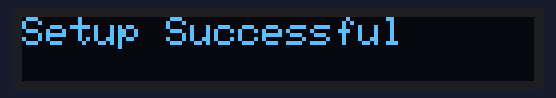
A sketch run on a simulated Arduino Uno, built with avr-gcc and run on an emulated ATmega328P. On the bench: 128×16 one-colour display. No radio packets arrive unless stated; what the sketch prints to the serial monitor is not drawn.

Above: at 0.2 s.
At 2.4 s:
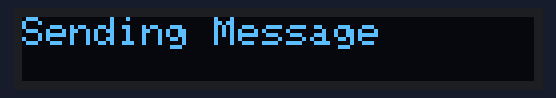
At 8.8 s:
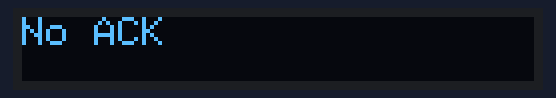

The sketch:

LoRa_Tx.ino
```cpp
// LoRa_9x_TX
// Example of manually implementing "reliable sends" and ACK reception
// without using RHReliableDatagram.

#include <SPI.h>
#include <RH_RF95.h>
#include <Wire.h>
#include <Adafruit_GFX.h>
#include <Adafruit_SSD1306.h>

// ---------------------------------
// OLED Display Settings
// ---------------------------------
#define SCREEN_WIDTH 128
#define SCREEN_HEIGHT 16
#define OLED_RESET    -1 // Reset pin # (or -1 if sharing Arduino reset pin)
Adafruit_SSD1306 display(SCREEN_WIDTH, SCREEN_HEIGHT, &Wire, OLED_RESET);

// ---------------------------------
// Radio Settings
// ---------------------------------
#define RFM95_CS  10
#define RFM95_RST 9
#define RFM95_INT 2

// Change frequency to match your hardware/environment
#define RF95_FREQ 422.0

// Addresses: we'll treat this as the "Client" at address 2
#define MY_ADDRESS     2
// We'll assume the "Server" we want to talk to is at address 1
#define SERVER_ADDRESS 1
// Broadcast address (optional). Packets with toID = BROADCAST_ADDRESS are accepted by all.
#define BROADCAST_ADDRESS 0xFF

// Create an instance of the driver (no ReliableDatagram)
RH_RF95 rf95(RFM95_CS, RFM95_INT);

// ---------------------------------
// Packet Structure
// ---------------------------------
#define MAX_PAYLOAD_LEN 32

struct Packet {
  uint8_t toID;
  uint8_t fromID;
  uint8_t payloadLen;
  char    payload[MAX_PAYLOAD_LEN];
  uint8_t checksum;
};

// ---------------------------------
// Helper: compute a simple XOR-based checksum
// ---------------------------------
uint8_t computeChecksum(const Packet& pkt) {
  // We XOR everything except the 'checksum' field itself
  uint8_t sum = 0;
  sum ^= pkt.toID;
  sum ^= pkt.fromID;
  sum ^= pkt.payloadLen;
  for (uint8_t i = 0; i < pkt.payloadLen; i++) {
    sum ^= pkt.payload[i];
  }
  return sum;
}

// ---------------------------------
// Helper: create a Packet struct
// ---------------------------------
Packet createPacket(uint8_t toID, uint8_t fromID, const char* msg) {
  Packet pkt;
  pkt.toID      = toID;
  pkt.fromID    = fromID;

  // Truncate if msg is too long for our buffer
  uint8_t length = strlen(msg);
  if (length > (MAX_PAYLOAD_LEN - 1)) {
    length = MAX_PAYLOAD_LEN - 1;
  }

  pkt.payloadLen = length;
  memset(pkt.payload, 0, MAX_PAYLOAD_LEN);
  strncpy(pkt.payload, msg, length);

  // Compute the checksum
  pkt.checksum = computeChecksum(pkt);

  return pkt;
}

// ---------------------------------
// Helper: validate a received packet
// Returns true if addresses match (toID == MY_ADDRESS or broadcast) and checksum is OK
// ---------------------------------
bool validatePacket(const Packet& pkt) {
  // Check if it's addressed to us or broadcast
  if (pkt.toID != MY_ADDRESS && pkt.toID != BROADCAST_ADDRESS) {
    return false;
  }

  // Check the checksum
  uint8_t expected = computeChecksum(pkt);
  if (pkt.checksum != expected) {
    return false;
  }

  return true;
}

// ---------------------------------
// Helper function to show text on OLED
// ---------------------------------
void updateDisplay(const char* message) {
  display.clearDisplay();
  display.setCursor(0, 0);
  display.print(message);
  display.display();
  delay(200);
}

// ---------------------------------
// Send with (manual) ack
// Attempts multiple times to send `message` and waits for an "ACK" reply
// Returns `true` if an "ACK" was received.
// ---------------------------------
bool sendWithAck(const Packet& packetToSend, uint8_t retries = 3, unsigned long ackTimeout = 2000)
{
  uint8_t *rawPtr = (uint8_t*)&packetToSend;
  uint8_t  rawSize = sizeof(packetToSend);

  for (uint8_t attempt = 0; attempt < retries; attempt++)
  {
    Serial.print("TX > Attempt #");
    Serial.println(attempt+1);

    // Send
    rf95.send(rawPtr, rawSize);
    rf95.waitPacketSent();

    // Put receiver in RX mode to listen for ACK
    rf95.setModeRx();

    unsigned long startTime = millis();
    while (millis() - startTime < ackTimeout)
    {
      if (rf95.available())
      {
        Packet ackPacket;
        uint8_t len = sizeof(ackPacket);
        uint8_t buf[sizeof(ackPacket)];

        if (rf95.recv(buf, &len))
        {
          // Copy buffer into ackPacket struct
          if (len == sizeof(Packet)) {
            memcpy(&ackPacket, buf, len);

            // Validate that the packet is addressed to us and has correct checksum
            if (validatePacket(ackPacket)) {
              // Check if the payload is "ACK"
              if (strncmp(ackPacket.payload, "ACK", 3) == 0) {
                Serial.println("TX > Received valid ACK!");
                return true;
              }
            }
          }
        }
      }
    }
    Serial.println("TX > No ACK this attempt...");
  }

  // If we fall through all attempts, no ACK was received
  return false;
}

// ---------------------------------
// Setup
// ---------------------------------
void setup()
{
  Serial.begin(9600);
  delay(100);

  // Initialize display
  Wire.begin();
  if(!display.begin(SSD1306_SWITCHCAPVCC, 0x3C))
  {
    Serial.println(F("SSD1306 allocation failed"));
    while (1) { delay(1000); }
  }
  display.setTextSize(1);
  display.setTextColor(WHITE);
  display.setCursor(0, 0);

  // Reset LoRa module
  pinMode(RFM95_RST, OUTPUT);
  digitalWrite(RFM95_RST, LOW);
  delay(10);
  digitalWrite(RFM95_RST, HIGH);
  delay(10);

  // Initialize the driver
  if (!rf95.init())
  {
    Serial.println("LoRa radio init failed");
    updateDisplay("Setup Failed");
    while (1);
  }
  Serial.println("LoRa radio init OK!");

  // Set frequency
  if (!rf95.setFrequency(RF95_FREQ))
  {
    Serial.println("setFrequency failed");
    updateDisplay("Setup Failed");
    while (1);
  }
  Serial.print("Set Freq to: ");
  Serial.println(RF95_FREQ);

  // Set power (PA_BOOST pin). Valid range is 5-23 for RFM95 w/PA_BOOST
  rf95.setTxPower(13, false);

  updateDisplay("Setup Successful");
  delay(2000);
}

// ---------------------------------
// Main Loop
// ---------------------------------
int16_t packetnum = 0;  // packet counter

void loop()
{
  // Construct a message and packet
  char outgoing[40];
  sprintf(outgoing, "Hello #%d from node(%d)", packetnum++, MY_ADDRESS);

  // Create a packet for sending to the server
  Packet pkt = createPacket(SERVER_ADDRESS, MY_ADDRESS, outgoing);

  // 1) Send message with manual ack
  Serial.println("-----------------------------------");
  Serial.print("Sending to node #");
  Serial.print(SERVER_ADDRESS);
  Serial.println("...");

  updateDisplay("Sending Message");

  if (sendWithAck(pkt))
  {
    // We got an ACK from the server
    Serial.println("Message sent & ACK received");
    updateDisplay("Waiting for Reply");

    // 2) Check if the server also sent back data
    bool gotReply = false;
    uint8_t buf[sizeof(Packet)];
    uint8_t len = sizeof(buf);

    // Wait a bit for the server's follow-up message
    unsigned long start = millis();
    rf95.setModeRx(); // ensure we are in RX mode

    while (millis() - start < 2000) // 2 second window (adjust as needed)
    {
      if (rf95.available())
      {
        if (rf95.recv(buf, &len))
        {
          // Ensure the size matches
          if (len == sizeof(Packet)) {
            Packet replyPacket;
            memcpy(&replyPacket, buf, len);

            // Validate the packet
            if (validatePacket(replyPacket)) {
              // It's for us
              Serial.print("Got reply: ");
              Serial.println(replyPacket.payload);
              updateDisplay("Message Received");
              gotReply = true;
            }
          }
          break;
        }
      }
    }

    if (!gotReply) {
      Serial.println("No reply from server (but we got an ACK).");
    }
  }
  else
  {
    // We did not get an ACK after all retries
    Serial.println("Send failed (no ACK)");
    updateDisplay("No ACK");
  }

  delay(5000); // Wait before sending the next packet
}
```

Measured:
- what the display in image 0 shows lasts 2.2 s, from 0.2 s to 2.4 s
- what the display in image 1 shows lasts 6.4 s, from 2.4 s to 8.8 s
- what the display in image 2 shows lasts 5.2 s, from 8.8 s to 14.0 s
